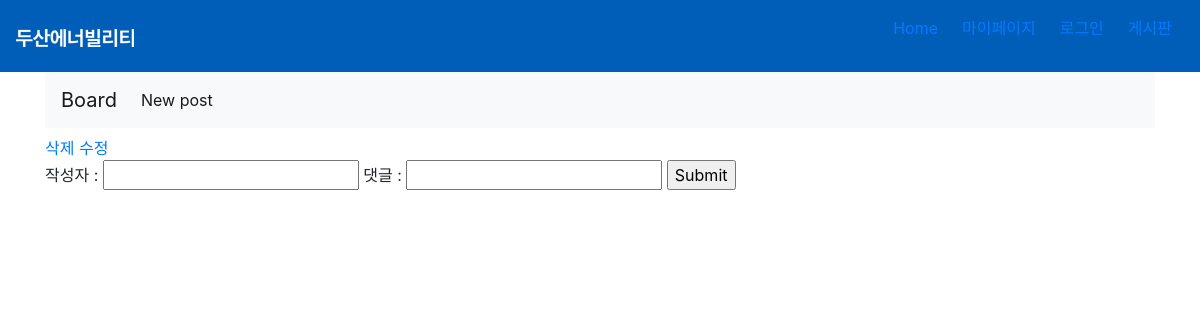
The app's page /posts/12, older data.
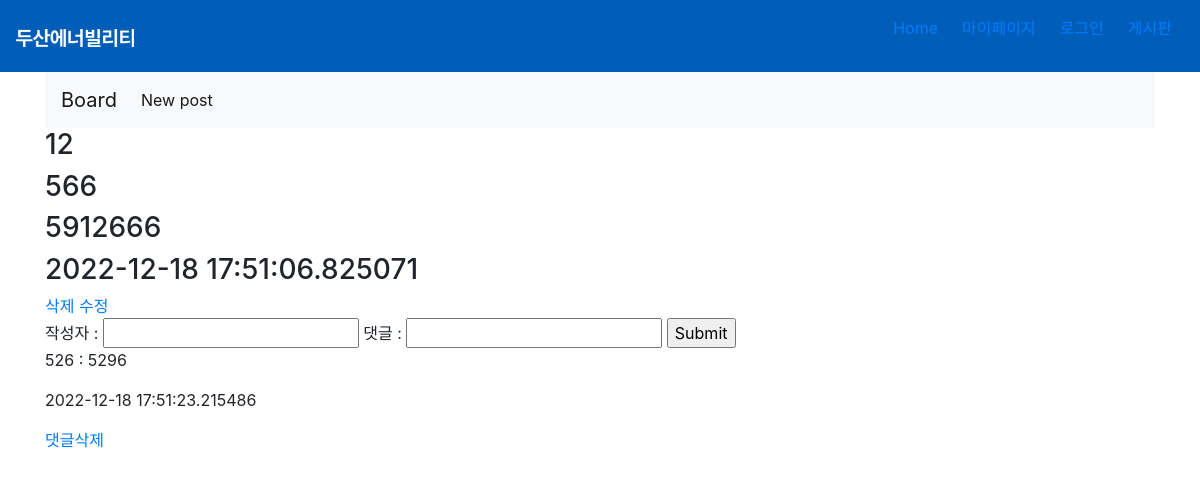
The same page, newer data.
### website/models.py (models this page shows, shortened)
class Post(db.Model):
    __tablename__ = "posts"
    id = db.Column(db.Integer, primary_key=True)
    title = db.Column(db.String, nullable=False)
    content = db.Column(db.String, nullable=False)
    created_at = db.Column(db.DateTime)
    comments = db.relationship('Comment',backref='post')

class Comment(db.Model):
    __tablename__ ='comments'
    id = db.Column(db.Integer, primary_key=True)
    content = db.Column(db.String)
    post_id = db.Column(db.Integer, db.ForeignKey('posts.id'))
    created_at = db.Column(db.DateTime)
    creator = db.Column(db.String)

### website/board_views.py (the view)
@board_views.route('/posts/<int:id>')
def read(id):
    post = Post.query.get(id)
    return render_template('board_read.html',post=post)

### website/templates/board_read.html
{% extends 'base2.html' %}
{% block body_block %}
    <h3>{{post.id}}</h3>
    <h3>{{post.title}}</h3>
    <h3>{{post.content}}</h3>
    <h3>{{post.created_at}}</h3>
    <a href="/posts/{{post.id}}/delete">삭제</a>
    <a href="/posts/{{post.id}}/edit">수정</a>
    <form action="/posts/{{post.id}}/comments" method='POST'>
        작성자 : <input type="text" name="creator" />
        댓글 : <input type="text" name="content"/>
        <input type='submit'/>
    </form>
    {% for comment in post.comments %}
        <p>{{comment.creator}} : {{comment.content}}</p>
        <p>{{comment.created_at}}</p>
        <a href="/comment/{{comment.id}}/delete">댓글삭제</a>
    {% endfor %}
{% endblock %}

### website/templates/base2.html (shortened to what this page needs)
<!DOCTYPE html>
<html lang="ko">
<head>
    <link rel="stylesheet" href="{{ url_for('static', filename='css/style.css') }}"/>
    <link
      rel="stylesheet"
      href="https://stackpath.bootstrapcdn.com/bootstrap/4.4.1/css/bootstrap.min.css"
    />
    <link rel="stylesheet" href="https://stackpath.bootstrapcdn.com/bootstrap/4.1.3/css/bootstrap.min.css">
    <link
      rel="stylesheet"
      href="https://stackpath.bootstrapcdn.com/font-awesome/4.7.0/css/font-awesome.min.css"
    />
</head>
<body>
    <nav class="navbar">
      <div class="navbar__logo">
        <img src="{{ url_for('static', filename='img/logo-kr-w.png') }}" alt="두산애너빌리티">
      </div>
          <ul class="navbar__menu">
            {% if current_user.is_authenticated %}
              {% if current_user.auth == "관리자" %}
              <li><a>{{ current_user.name }}님</a></li>
              <li><a href="/logout">로그아웃</a></li>
              <li><a href="/">Home</a></li>
              <li><a href="/mypage">마이페이지</a></li>
              <li><a href="/board">게시판</a></li>
              <li><a href="/admin">관리자</a></li>
              {% else %}
              <li><a>{{ current_user.name }}님</a></li>
              <li><a href="/logout">로그아웃</a></li>
              <li><a href="/">Home</a></li>
              <li><a href="/mypage">마이페이지</a></li>
              <li><a href="/board">게시판</a></li>
              {% endif %}
            {% else %}
            <li><a href="/">Home</a></li>
            <li><a href="/mypage">마이페이지</a></li>
            <li><a href="/login">로그인</a></li>
            <li><a href="/board">게시판</a></li>
            {% endif%}
          </ul>
    </nav>
    <div class="container">
        <nav class="navbar navbar-expand-lg navbar-light bg-light">
          <a class="navbar-brand" href="/board">Board</a>
          <div class="collapse navbar-collapse" id="navbarNav">
            <ul class="navbar-nav">
              <li class="nav-item active">
                <a class="nav-link" href="/posts/new">New post<span class="sr-only">(current)</span></a>
              </li>
            </ul>
          </div>
        </nav>
        {% block body_block %}
        {% endblock %}
    </div>
</body>
</html>

### website/static/css/style.css (style rules this page uses)
:root { --text-color:#ffffff; --background-color:#005eb8; --accent-color:rgb(255, 0, 0); }
body { margin:0; font-family: 'Noto Sans KR', sans-serif; }
a { text-decoration: none; color:white; }
.navbar { display:flex; justify-content: space-between; align-items:center; background-color:#005eb8; padding:8px 12px; }
.navbar__logo { padding-top: 0px; color:white; }
.navbar__menu { display:flex; list-style: none; align-items: center; padding-left : 0px; }
.navbar__menu li { padding:8px 12px; }

Row changes from the older to the newer data that the page shows:
added Post: id "12", title "566", content "5912666", created_at "2022-12-18 17:51:06.825071"
added Comment: creator "526", content "5296", created_at "2022-12-18 17:51:23.215486"
